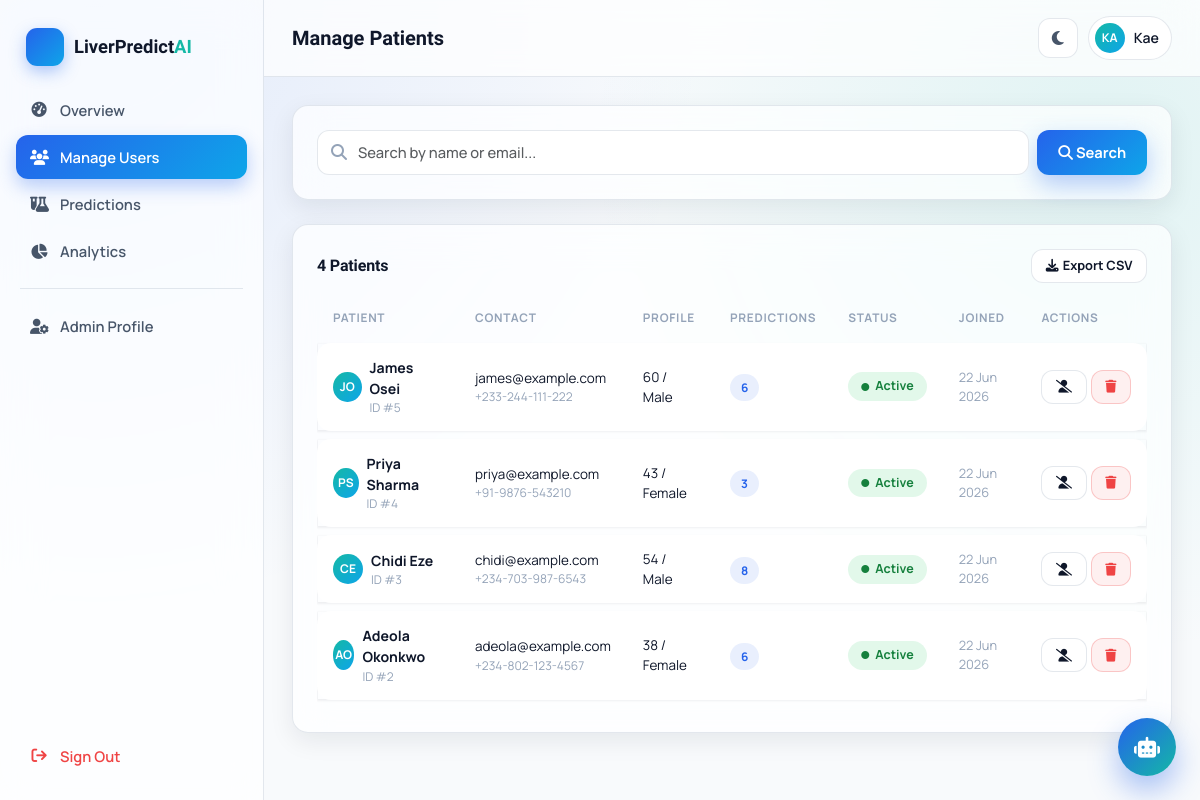
Page /admin/users (signed in) on the committed database.
### app/models.py (models this page shows, shortened)
class User(UserMixin, db.Model):
    __tablename__ = "users"
    id = db.Column(db.Integer, primary_key=True)
    full_name = db.Column(db.String(120), nullable=False)
    email = db.Column(db.String(150), unique=True, nullable=False, index=True)
    phone = db.Column(db.String(30))
    age = db.Column(db.Integer)
    gender = db.Column(db.String(10))
    password_hash = db.Column(db.String(255), nullable=False)
    role = db.Column(db.String(20), default="patient")  # 'patient' or 'admin'
    is_active_account = db.Column(db.Boolean, default=True)
    created_at = db.Column(db.DateTime, default=datetime.utcnow)
    last_login = db.Column(db.DateTime)
    reset_token = db.Column(db.String(100))
    reset_token_expiry = db.Column(db.DateTime)
    predictions = db.relationship(
        "PredictionRecord", backref="user", lazy="dynamic",
        cascade="all, delete-orphan", order_by="desc(PredictionRecord.created_at)"
    )
    @property
    def is_admin(self) -> bool:
        return self.role == "admin"
    @property
    def initials(self) -> str:
        parts = self.full_name.split()
        if len(parts) >= 2:
            return (parts[0][0] + parts[-1][0]).upper()
        return self.full_name[:2].upper() if self.full_name else "U"

### app/routes/admin.py (the view)
@admin_bp.route("/users")
@login_required
@admin_required
def users():
    search = request.args.get("q", "").strip()
    query = User.query.filter_by(role="patient")
    if search:
        like = f"%{search}%"
        query = query.filter(db.or_(User.full_name.ilike(like), User.email.ilike(like)))
    all_users = query.order_by(User.created_at.desc()).all()
    return render_template("admin/users.html", users=all_users, search=search)

### app/routes/admin.py (called while the page is built)
def admin_required(f):
    @wraps(f)
    def wrapper(*args, **kwargs):
        if not current_user.is_authenticated or not current_user.is_admin:
            abort(403)
        return f(*args, **kwargs)
    return wrapper

### app/templates/admin/users.html (shortened to what this page needs)
{% extends "base.html" %}
{% block page_title %}Manage Patients{% endblock %}
{% block content %}
<div class="glass section-card mb-4">
  <form method="GET" class="d-flex gap-2">
    <div class="input-icon-group flex-grow-1">
      <i class="fa-solid fa-magnifying-glass"></i>
      <input type="text" name="q" class="form-control" placeholder="Search by name or email..." value="{{ search }}">
    </div>
    <button type="submit" class="btn btn-brand"><i class="fa-solid fa-search"></i> Search</button>
  </form>
</div>
<div class="glass section-card">
  <div class="card-header-row">
    <h3 class="h6 fw-bold mb-0">{{ users|length }} Patient{{ 's' if users|length != 1 }}</h3>
    <div class="d-flex gap-2">
      <a href="{{ url_for('admin.export_users_csv') }}" class="btn btn-ghost btn-sm"><i class="fa-solid fa-download me-1"></i>Export CSV</a>
    </div>
  </div>
  <div class="table-responsive">
    <table class="table-elegant">
      <thead>
        <tr>
          <th>Patient</th>
          <th>Contact</th>
          <th>Profile</th>
          <th>Predictions</th>
          <th>Status</th>
          <th>Joined</th>
          <th>Actions</th>
        </tr>
      </thead>
      <tbody>
        {% for u in users %}
        <tr>
          <td>
            <div class="d-flex align-items-center gap-2">
              <span class="avatar">{{ u.initials }}</span>
              <div>
                <div class="fw-bold" style="font-size:.88rem;">{{ u.full_name }}</div>
                <div class="text-faint" style="font-size:.75rem;">ID #{{ u.id }}</div>
              </div>
            </div>
          </td>
          <td>
            <div style="font-size:.84rem;">{{ u.email }}</div>
            <div class="text-faint" style="font-size:.75rem;">{{ u.phone or '—' }}</div>
          </td>
          <td style="font-size:.84rem;">{{ u.age or '—' }} / {{ u.gender or '—' }}</td>
          <td>
            <span class="badge-soft badge-soft-primary">{{ u.predictions.count() }}</span>
          </td>
          <td>
            {% if u.is_active_account %}
              <span class="risk-pill risk-low"><i class="fa-solid fa-circle" style="font-size:.5rem;"></i> Active</span>
            {% else %}
              <span class="risk-pill risk-high"><i class="fa-solid fa-circle" style="font-size:.5rem;"></i> Inactive</span>
            {% endif %}
          </td>
          <td style="font-size:.8rem; color:var(--ink-faint);">{{ u.created_at.strftime('%d %b %Y') }}</td>
          <td>
            <div class="d-flex gap-1">
              <form method="POST" action="{{ url_for('admin.toggle_user_active', user_id=u.id) }}" style="display:inline;">
                <button type="submit" class="btn btn-ghost btn-sm" title="{{ 'Deactivate' if u.is_active_account else 'Activate' }}">
                  <i class="fa-solid {{ 'fa-user-slash' if u.is_active_account else 'fa-user-check' }}"></i>
                </button>
              </form>
              <form method="POST" action="{{ url_for('admin.delete_user', user_id=u.id) }}"
                    onsubmit="return confirm('Permanently delete {{ u.full_name }}? This cannot be undone.');" style="display:inline;">
                <button type="submit" class="btn btn-outline-danger-soft btn-sm" title="Delete"><i class="fa-solid fa-trash"></i></button>
              </form>
            </div>
          </td>
        </tr>
        {% endfor %}
      </tbody>
    </table>
  </div>
</div>
{% endblock %}

### app/templates/base.html (shortened to what this page needs)
<!doctype html>
<html lang="en" data-theme="light">
<head>
<link rel="stylesheet" href="https://cdn.jsdelivr.net/npm/bootstrap@5.3.3/dist/css/bootstrap.min.css">
<link rel="stylesheet" href="https://cdnjs.cloudflare.com/ajax/libs/font-awesome/6.5.1/css/all.min.css">
<link rel="stylesheet" href="{{ url_for('static', filename='css/style.css') }}">
</head>
<body class="{% block body_class %}{% endblock %}">
<div class="app-shell">
  <aside class="sidebar" id="sidebar">
    <div class="sidebar-brand">
      <span class="brand-mark"></span>
      <span class="brand-text">LiverPredict<span class="brand-accent">AI</span></span>
    </div>
    <nav class="sidebar-nav">
      {% if current_user.is_admin %}
        <a href="{{ url_for('admin.dashboard') }}" class="nav-link {{ 'active' if request.endpoint == 'admin.dashboard' }}"><i class="fa-solid fa-gauge-high"></i><span>Overview</span></a>
        <a href="{{ url_for('admin.users') }}" class="nav-link {{ 'active' if request.endpoint == 'admin.users' }}"><i class="fa-solid fa-users"></i><span>Manage Users</span></a>
        <a href="{{ url_for('admin.predictions') }}" class="nav-link {{ 'active' if request.endpoint == 'admin.predictions' }}"><i class="fa-solid fa-flask-vial"></i><span>Predictions</span></a>
        <a href="{{ url_for('admin.analytics') }}" class="nav-link {{ 'active' if request.endpoint == 'admin.analytics' }}"><i class="fa-solid fa-chart-pie"></i><span>Analytics</span></a>
        <div class="nav-divider"></div>
        <a href="{{ url_for('auth.profile') }}" class="nav-link {{ 'active' if request.endpoint == 'auth.profile' }}"><i class="fa-solid fa-user-gear"></i><span>Admin Profile</span></a>
      {% endif %}
    </nav>
    <div class="sidebar-footer">
      <a href="{{ url_for('auth.logout') }}" class="nav-link logout-link"><i class="fa-solid fa-arrow-right-from-bracket"></i><span>Sign Out</span></a>
    </div>
  </aside>
  <div class="app-main">
    <header class="topbar">
      <div class="topbar-title">{% block page_title %}{% endblock %}</div>
      <div class="topbar-actions">
        <button class="icon-btn" id="darkModeToggle" aria-label="Toggle dark mode" title="Toggle dark mode">
        </button>
        <div class="user-chip">
          <span class="avatar">{{ current_user.initials }}</span>
          <span class="user-chip-name d-none d-md-inline">{{ current_user.full_name.split(' ')[0] }}</span>
        </div>
      </div>
    </header>
    <main class="content-area">
      {% block content %}{% endblock %}
    </main>
  </div>
</div>
<button id="chatToggle" class="chat-fab" aria-label="Open AI Health Assistant" title="AI Health Assistant">
  <i class="fa-solid fa-robot"></i>
</button>
</body>
</html>

### rows in the picture
User: initials "KA", full_name "Kae"
User: initials "JO", full_name "James Osei", id "5", email "james@example.com", phone "+233-244-111-222", age "60", gender "Male", predictions.count "6", is_active_account True (drawn), created_at "22 Jun 2026"
User: initials "PS", full_name "Priya Sharma", id "4", email "priya@example.com", phone "+91-9876-543210", age "43", gender "Female", predictions.count "3", is_active_account True (drawn), created_at "22 Jun 2026"
User: initials "CE", full_name "Chidi Eze", id "3", email "chidi@example.com", phone "+234-703-987-6543", age "54", gender "Male", predictions.count "8", is_active_account True (drawn), created_at "22 Jun 2026"
User: initials "AO", full_name "Adeola Okonkwo", id "2", email "adeola@example.com", phone "+234-802-123-4567", age "38", gender "Female", predictions.count "6", is_active_account True (drawn), created_at "22 Jun 2026"

### other values in the picture
{{ users|length }} "4"
{{ 's' if users|length != 1 }} "s"
